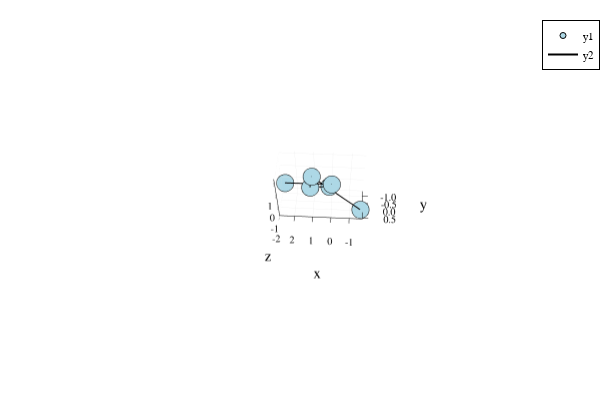

The notebook cell saved with this chart:
### Code cell
p = plot()
#idx = ang_idxs[val]-length(Q)+2
#newQ = moveBeforeDihedral(newQ,ang_idxs[val])
plotChain!(newQ,"lightBlue")
#scatter!([0.5232793339871631928522654266168180423450881633232744104871902361491301550302779], [-0.0658911831588024193851724688818526659937386821456750880337932984697413449266494], [-0.5418394643407484699170193893035299702736701533521861807064364237305791696438268])
#newPoint = newQ[5]+ 0.1890358620925512979458086846097662286411199754438268912524356569910176426912083*(newQ[6]-newQ[5])
#scatter!([newPaoint.x],[newPoint.y],[newPoint.z])
display(p)

### Figure 1 — Plotly figure (JSON) as saved in the notebook; plotly's stock layout.template omitted (floating-point values rounded to 4 significant figures)
{"data": [{"colorbar": {"title": {"text": ""}}, "legendgroup": "y1", "marker": {"color": "rgba(173, 216, 230, 1.000)", "line": {"color": "rgba(0, 0, 0, 1)", "width": 1}, "size": 6, "symbol": "circle"}, "mode": "markers", "name": "y1", "scene": "scene", "showlegend": true, "type": "scatter3d", "x": [2.7, 0, 0.1305, 1.117, 1.009, -1.604], "xaxis": "x", "y": [-1.3, 0.5, -0.01195, 0.1382, 0.2238, -0.002787], "yaxis": "y", "z": [-1.472, 0.866, 0.01699, 0.07818, 1.069, -1.952], "zaxis": "z", "zmax": null, "zmin": null}, {"colorbar": {"title": {"text": ""}}, "legendgroup": "y2", "line": {"color": "rgba(0, 0, 0, 1)", "dash": "solid", "shape": "linear", "width": 2}, "mode": "lines", "name": "y2", "scene": "scene", "showlegend": true, "type": "scatter3d", "x": [2.7, 0, 0.1305, 1.117, 1.009, -1.604], "xaxis": "x", "y": [-1.3, 0.5, -0.01195, 0.1382, 0.2238, -0.002787], "yaxis": "y", "z": [-1.472, 0.866, 0.01699, 0.07818, 1.069, -1.952], "zaxis": "z", "zmax": null, "zmin": null}], "layout": {"annotations": [], "height": 400, "legend": {"bgcolor": "rgba(255, 255, 255, 1.000)", "bordercolor": "rgba(0, 0, 0, 1)", "borderwidth": 1, "font": {"color": "rgba(0, 0, 0, 1)", "family": "sans-serif", "size": 11}, "title": {"font": {"color": "rgba(0, 0, 0, 1)", "family": "sans-serif", "size": 15}, "text": ""}, "tracegroupgap": 0, "traceorder": "normal", "x": 1, "xanchor": "auto", "y": 1, "yanchor": "auto"}, "margin": {"b": 20, "l": 0, "r": 0, "t": 20}, "paper_bgcolor": "rgba(255, 255, 255, 1.000)", "plot_bgcolor": "rgba(255, 255, 255, 1.000)", "scene": {"aspectmode": "auto", "aspectratio": {"x": 1.505, "y": 0.6293, "z": 1.056}, "camera": {"center": {"x": -0.08018, "y": 0.2613, "z": 0.2756}, "eye": {"x": -0.2792, "y": 4.275, "z": 5.515}, "projection": {"type": "perspective"}, "up": {"x": 0, "y": 0, "z": 1}}, "domain": {"x": [0.09128, 0.9934], "y": [0.07581, 0.9902]}, "xaxis": {"gridcolor": "rgba(0, 0, 0, 0.1)", "gridwidth": 0.5, "linecolor": "rgba(0, 0, 0, 1)", "mirror": false, "range": [-1.733, 2.829], "showgrid": true, "showline": true, "showticklabels": true, "tickangle": 0, "tickcolor": "rgb(0, 0, 0)", "tickfont": {"color": "rgba(0, 0, 0, 1)", "family": "sans-serif", "size": 11}, "tickmode": "array", "ticks": "inside", "ticktext": ["-1", "0", "1", "2"], "tickvals": [-1, 0, 1, 2], "title": {"font": {"color": "rgba(0, 0, 0, 1)", "family": "sans-serif", "size": 15}, "text": "x"}, "type": "linear", "visible": true, "zeroline": false, "zerolinecolor": "rgba(0, 0, 0, 1)"}, "yaxis": {"gridcolor": "rgba(0, 0, 0, 0.1)", "gridwidth": 0.5, "linecolor": "rgba(0, 0, 0, 1)", "mirror": false, "range": [-1.354, 0.554], "showgrid": true, "showline": true, "showticklabels": true, "tickangle": 0, "tickcolor": "rgb(0, 0, 0)", "tickfont": {"color": "rgba(0, 0, 0, 1)", "family": "sans-serif", "size": 11}, "tickmode": "array", "ticks": "inside", "ticktext": ["-1.0", "-0.5", "0.0", "0.5"], "tickvals": [-1, -0.5, 0, 0.5], "title": {"font": {"color": "rgba(0, 0, 0, 1)", "family": "sans-serif", "size": 15}, "text": "y"}, "type": "linear", "visible": true, "zeroline": false, "zerolinecolor": "rgba(0, 0, 0, 1)"}, "zaxis": {"gridcolor": "rgba(0, 0, 0, 0.1)", "gridwidth": 0.5, "linecolor": "rgba(0, 0, 0, 1)", "mirror": false, "range": [-2.042, 1.159], "showgrid": true, "showline": true, "showticklabels": true, "tickangle": 0, "tickcolor": "rgb(0, 0, 0)", "tickfont": {"color": "rgba(0, 0, 0, 1)", "family": "sans-serif", "size": 11}, "tickmode": "array", "ticks": "inside", "ticktext": ["-2", "-1", "0", "1"], "tickvals": [-2, -1, 0, 1], "title": {"font": {"color": "rgba(0, 0, 0, 1)", "family": "sans-serif", "size": 15}, "text": "z"}, "type": "linear", "visible": true, "zeroline": false, "zerolinecolor": "rgba(0, 0, 0, 1)"}}, "showlegend": true, "width": 600}}
